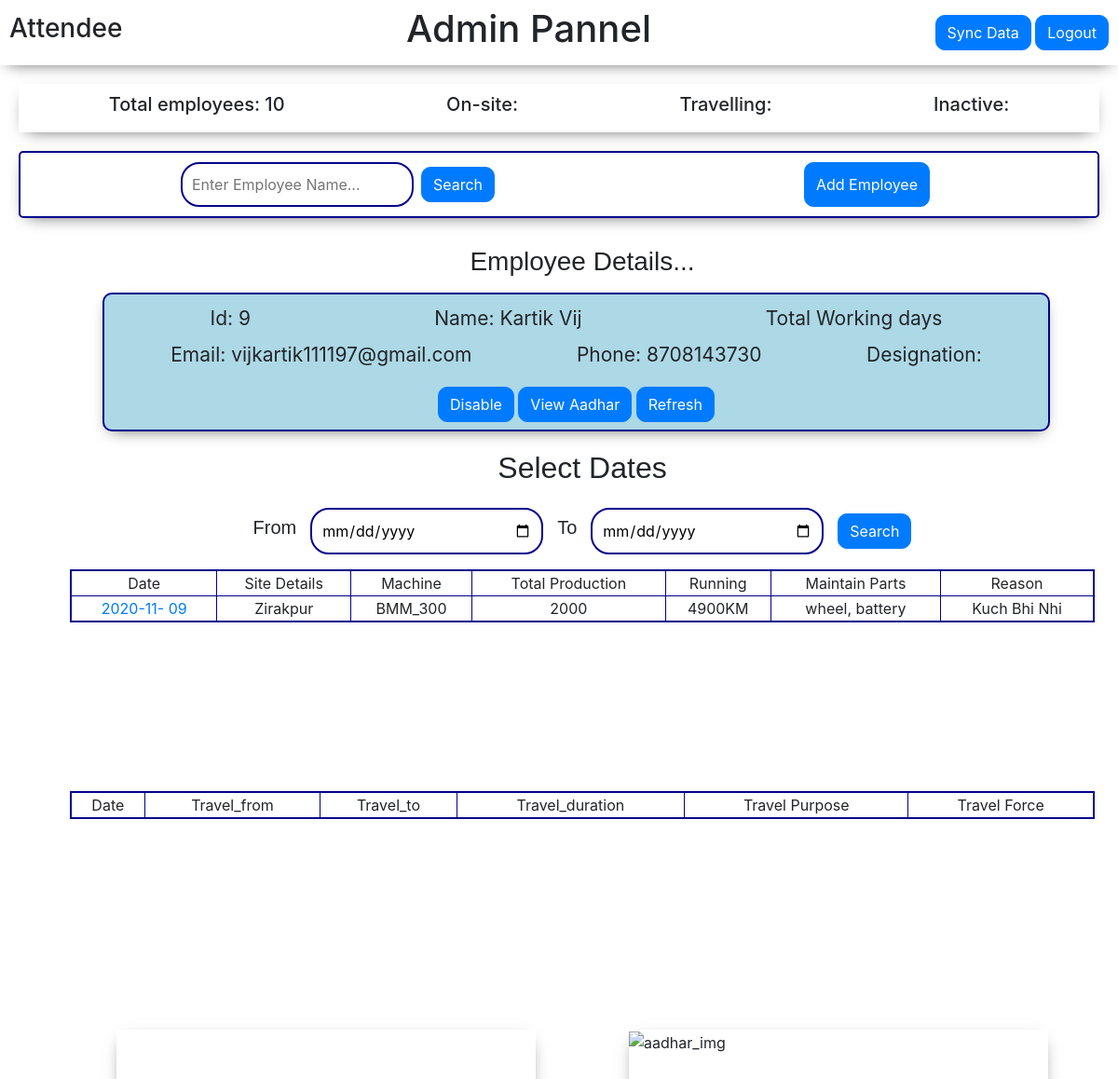
Screenshot of /workdetail/9/2020-11-09 (signed in) with the database file from the repository.
### attende/models.py (models this page shows, shortened)
class Employee(models.Model):
    emp_id = models.AutoField(primary_key=True)
    employee_name = models.CharField(max_length=100)
    employee_phone = models.IntegerField()
    designation = models.CharField(max_length=20)
    place = models.CharField(max_length=30)
    employee_username = models.CharField(max_length=25)
    employee_aadhar = models.ImageField(upload_to ="attende/aadhar", default="")
    employee_email = models.CharField(max_length=500, default="")

class OnSite(models.Model):
    employee = models.ForeignKey(Employee, on_delete=models.CASCADE, null=True)
    emp_date = models.DateField()
    emp_latitude = models.DecimalField(max_digits=10, decimal_places=5, default=0)
    emp_longitude = models.DecimalField(max_digits=10, decimal_places=5, default=0)
    emp_siteInfo = models.CharField(max_length=500, default="")
    emp_work_modelNumber  = models.CharField(max_length=50, blank=True, null=True)
    emp_totalProdution  = models.CharField(max_length=50, blank=True, null=True)
    emp_running = models.CharField(max_length=50, blank=True, null=True)
    emp_maintainParts = models.CharField(max_length=500, default="", blank=True)
    emp_partsReason = models.CharField(max_length=500, default="", blank=True)
    maintain_partsImg = models.ImageField(upload_to="attende/aadhar", default="", blank=True)

### attende/views.py (the view)
# urls.py: path('workdetail/<id>/<date>', views.wd, name="wd"),
def wd(request, id, date):
    if request.user.is_authenticated:
        empData = []
        employe = Employee.objects.all()
        for em in employe:
            empData.append(em)
        ed = Employee.objects.filter(emp_id=id)
        totalemp  = Employee.objects.all().count()
        emplcS = OnSite.objects.filter(employee__emp_id=id, emp_date=date)
        emplcT = Travel.objects.filter(employee__emp_id=id, emp_date=date)
        empworkdt = Travel.objects.filter(employee__emp_id=id, emp_date=date)
        empworkds = OnSite.objects.filter(employee__emp_id=id, emp_date=date)
        if request.method == "POST":
            d1 = request.POST['datefrom']
            d2 = request.POST['dateto']
            empwrkt =  Travel.objects.filter(employee__emp_id=id, emp_date__range=(d1, d2))
            empwrkds = OnSite.objects.filter(employee__emp_id=id, emp_date__range=(d1, d2))
            params = { 'empData' : empData,
                   'empdetail': ed,
                   'totalemp': totalemp,
                   'empwrkt': empwrkt,
                   'empwrkds': empwrkds,
                   'id': id,
                   'emplcS': emplcS,
                   'emplcT': emplcT,
                   'd1': d1,
                   'd2': d2}
            return render(request, 'attende/admin.html', params)
        else:
            params = { 'empData' : empData,
                   'empdetail': ed,
                   'totalemp': totalemp,
                   'empworkdt': empworkdt,
                   'empworkds': empworkds,
                   'id': id,
                   'emplcS': emplcS,
                   'emplcT': emplcT,
                   'd1': "mm-dd-yyyy",
                    'd2': "mm-dd-yyyy" }
            return render(request, 'attende/admin.html', params)
    else:
        messages.warning(request, "Something went wrong")
        return redirect('/hd')

### templates/attende/admin.html (shortened to what this page needs)
<!doctype html>
<html lang="en">
<head>
    <link rel="stylesheet" href="https://cdn.jsdelivr.net/npm/bootstrap@4.5.3/dist/css/bootstrap.min.css"
>
</head>
<body>
    <div class="admin_top">
        <h3>Attendee</h3>
        <h1>Admin Pannel</h1>
        <div class="a">
        <a href="/sync/"><button class="btn btn-primary" style="border-radius: 10px;">Sync Data</button></a>
        <a href="/logout/"><button class="btn btn-primary" style="border-radius: 10px;">Logout</button></a>
        </div>
    </div>
    <div class="admin_top1">
        <h5>Total employees: {{totalemp}}</h5>
        <h5>On-site: </h5>
        <h5>Travelling: </h5>
        <h5>Inactive: </h5>
    </div>
    <div class="admin_middle">
        <div class="left">
            <form method="GET" action="/search/" class="sf">
                <input type="text" placeholder="Enter Employee Name..." id="search" name="query">
                <button class="btn btn-primary ml-2" style="border-radius: 10px;">Search</button>
            </form>
        </div>
        <button type="button" class="btn btn-primary mx-2 " style="border-radius: 10px;" data-toggle="modal"
            data-target="#signup">
            Add Employee
        </button>
    </div>
    <div class="admin_bottom">
        <div class="emp_details">
            <div class="empDetails_middleA">
                <center>
                    <h3 style=" font-family: Comic Sans MS, cursive, sans-serif;">Employee Details...</h3>
                </center>
                <div class="details container mt-3">
                    {% for emp in empdetail %}
                    <div class="ed">
                        <p1 style="font-size: 21px;">Id: {{emp.emp_id}}</p1>
                        <p1 style="font-size: 21px;">Name: {{emp.employee_name}}</p1>
                        <p1 style="font-size: 21px;">Total Working days</p1>
                    </div>
                    {% endfor %}
                    {% for emp in empdetail %}
                    <div class="e mt-2">
                        <p1 style="font-size: 21px;">Email: {{emp.employee_email}}</p1>
                        <p1 style="font-size: 21px;">Phone: {{emp.employee_phone}}</p1>
                        <p1 style="font-size: 21px;">Designation: {{emp.designation}}</p1>
                    </div>
                    {% endfor %}
                    <center>
                        <button class="btn btn-primary" style="border-radius: 10px;">Disable</button>
                        <button type="button" class="btn btn-primary mb-2 mt-2" style="border-radius: 10px;"
                            data-toggle="modal" data-target="#adhr">
                            View Aadhar
                        </button>
                        <a href="/homeadmin/{{id}}"><button class="btn btn-primary"
                                style="border-radius: 10px;">Refresh</button></a>
                    </center>
                </div>
            </div>
            <div class="empDetails_middleB mt-1">
                <center>
                    <h2 style=" font-family: Comic Sans MS, cursive, sans-serif;">Select Dates</h2>
                </center>
                <div class="datepicker mt-4">
                    <form method="POST" class="sf">
                        <h5 style=" font-family: Comic Sans MS, cursive, sans-serif; margin-right: 15px;">From</h5>
                        <input type="date" id="dt1" name="datefrom" value='{{d1}}'>
                        <h5
                            style=" font-family: Comic Sans MS, cursive, sans-serif;margin-right: 15px; margin-left: 15px;">
                            To
                        </h5>
                        <input type="date" id="dt2" name="dateto" value='{{d2}}'>
                        <button type="submit" class="btn btn-primary"
                            style="margin-left: 15px;border-radius: 10px;">Search</button>
                    </form>
                </div>
                <div class="container mt-3">
                    <div class="emp_workDetail">
                        <table border="1" style="width: 100%;">
                            <tr align="center">
                                <td>Date</td>
                                <td>Site Details</td>
                                <td>Machine</td>
                                <td>Total Production</td>
                                <td>Running</td>
                                <td>Maintain Parts</td>
                                <td>Reason</td>
                            </tr>
                            {% for e in empworkds %}
                            <tr align="center">
                                <td><a
                                        href='/workdetail/{{id}}/{{e.emp_date|date:"Y-m-d"}}'>{{e.emp_date|date:"Y-m- d" }}</a>
                                </td>
                                <td>{{e.emp_siteInfo}}</td>
                                <td>{{e.emp_work_modelNumber}}</td>
                                <td>{{e.emp_totalProdution}}</td>
                                <td>{{e.emp_running}}</td>
                                <td>{{e.emp_maintainParts}}</td>
                                <td>{{e.emp_partsReason}}</td>
                            </tr>
                            {% endfor %}
                        </table>
                    </div>
                    <div class="emp_workDetail1 mt-5">
                        <table border="1" style="width: 100%;">
                            <tr align="center">
                                <td>Date</td>
                                <td>Travel_from</td>
                                <td>Travel_to</td>
                                <td>Travel_duration</td>
                                <td>Travel Purpose</td>
                                <td>Travel Force</td>
                            </tr>
                        </table>
                    </div>
                </div>
            </div>
            <div class="container mt-3">
                <div class="empDetailBottom">
                    <div class="mp">
                        <div class="map" id="map">
                        </div>
                    </div>
                    <div class="emp_aadharImg">
                        <img src="" alt="aadhar_img">
                    </div>
                </div>
            </div>
        </div>
    </div>
</body>
</html>

### templates/attende/admin.html (style rules this page uses)
body { overflow-x: hidden; }
.admin_top { display: flex; justify-content: space-between; height: 70px; align-items: center; padding: 10px; position: sticky; top: 0; background-color: white; z-index: 100; width: 100%; box-shadow: 0px 6px 18px -9px rgba(0, 0, 0, 0.75); }
.admin_middle { margin-top: 50px; margin: 20px; display: flex; justify-content: space-around; padding: 10px; border: 2px solid darkblue; border-radius: 5px; box-shadow: 0px 6px 18px -9px rgba(0, 0, 0, 0.75); }
form>input { border: 2px solid darkblue; border-radius: 20px; width: 250px; padding: 10px; outline-width: 0; }
.admin_bottom { display: flex; justify-content: space-between; }
.emp_details { flex: 0.6; margin: 10px; }
.sf { display: flex; justify-content: center; align-items: center; }
.empDetailBottom { display: flex; justify-content: space-between; }
.map { height: 350px; width: 450px; box-shadow: 0px 6px 18px -9px rgba(0, 0, 0, 0.75); margin: 50px; }
.emp_aadharImg { height: 350px; width: 450px; box-shadow: 0px 6px 18px -9px rgba(0, 0, 0, 0.75); margin: 50px; }
.ed { display: flex; justify-content: space-around; padding-top: 10px; }
.e { display: flex; justify-content: space-around; padding-bottom: 10px; }
.details { box-shadow: 0px 6px 18px -9px rgba(0, 0, 0, 0.75); margin-left: 50px; margin-bottom: 20px; width: 90%; background-color: lightblue; border: 2px solid darkblue; border-radius: 10px; }
.admin_top1 { margin-top: 50px; margin: 20px; display: flex; justify-content: space-around; padding: 10px; box-shadow: 0px 6px 18px -9px rgba(0, 0, 0, 0.75); }
.emp_workDetail>table { border: 2px solid darkblue; }
.emp_workDetail { height: 190px; overflow-y: scroll; }
.emp_workDetail1>table { border: 2px solid darkblue; }
.emp_workDetail1 { height: 190px; overflow-y: scroll; }

### rows the page displays
Employee: emp_id "9", employee_name "Kartik Vij", employee_email "vijkartik111197@gmail.com", employee_phone "8708143730"
OnSite: emp_date "2020-11- 09", emp_siteInfo "Zirakpur", emp_work_modelNumber "BMM_300", emp_totalProdution "2000", emp_running "4900KM", emp_maintainParts "wheel, battery", emp_partsReason "Kuch Bhi Nhi"

### other values shown
{{ totalemp }} "10"
